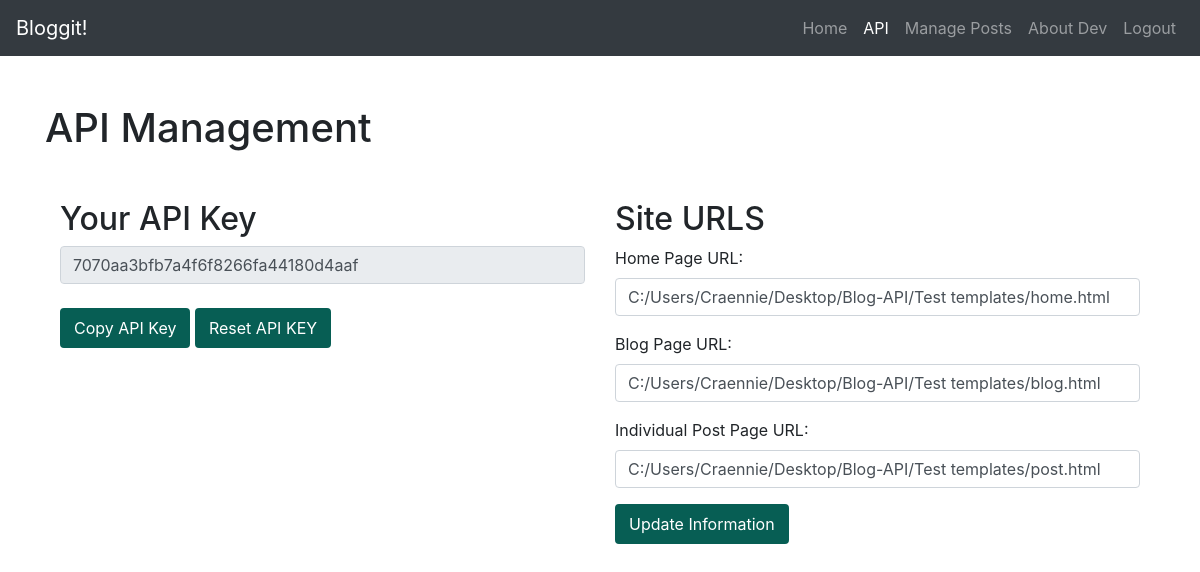
/dashboard/api (signed in), run on the app's committed database.
### userprofile/models.py (models this page shows, shortened)
class Token(models.Model):
    key = models.CharField(max_length=100, editable = False)
    user = models.ForeignKey(User, on_delete = models.CASCADE)
    created = models.DateTimeField(default = datetime.now(), editable=False)

### app/models.py (models this page shows, shortened)
class UserSites(models.Model):
    user = models.ForeignKey(User, on_delete=models.CASCADE)
    home_page = models.CharField(max_length = 100,  blank=True, null=True)
    blog_page = models.CharField(max_length = 100,  blank=True, null=True)
    individual_blog_post = models.CharField(max_length = 100,  blank=True, null=True)

### app/views.py (the view, shortened to what this page needs)
# urls.py: path("dashboard/api", login_required(ApiPageView.as_view())),
class ApiPageView(View):
    template_name = "api.html"
    def get(self, request, *args, **kwargs):
        token, create_token = Token.objects.get_or_create(user = request.user)
        try:
            user_sites = get_object_or_404(UserSites, user = request.user)
        except:
            user_sites = []
        if token:
            user_api_key = token.key
        elif token is None:
            user_api_key = create_token.key
        else:
            user_api_key = "Not Availabe for now!"
        context = {
            "api_key": user_api_key,
            "user_sites": user_sites
        }
        return render(request, self.template_name, context)

### templates/api.html (shortened to what this page needs)
{% load static %}
<!DOCTYPE html>
<html>
<head>
    <link rel="stylesheet" href="https://maxcdn.bootstrapcdn.com/bootstrap/4.5.2/css/bootstrap.min.css">
</head>
<body>
    {% include 'extensions/nav.html' %}
<div class="container mt-5">
    <h1>API Management</h1>
    <div class="container mt-5">
        <div class="row mt-4">
            <div class="col-md-6">
                <div class="row">
                    <div class="col-md-12">
                        <h2>Your API Key</h2>
                    </div>
                    <div class="col-md-12">
                        <input type="text" id="apiKey" class="form-control" value="{{ api_key }}" readonly><br>
                        <form action="" method="post">
                            <button class="btn btn-primary" id="copyApiKey">Copy API Key</button>
                            <button class="btn btn-primary" name="reset-api-key">Reset API KEY</button>
                        </form>
                    </div>
                </div>
            </div>
            <div class="col-md-6 site">
                <h2>Site URLS</h2>
                <form id="apiInfoForm" method="post">
                    <div class="form-group">
                        <label for="homePage">Home Page URL:</label>
                        <input type="text" class="form-control" id="homePage" name = "homePage" placeholder="Enter Home Page URL" value = "{{ user_sites.home_page }}">
                    </div>
                    <div class="form-group">
                        <label for="blogPage">Blog Page URL:</label>
                        <input type="text" class="form-control" id="blogPage" name = "blogPage" placeholder="Enter Blog Page URL" value = "{{ user_sites.blog_page }}">
                    </div>
                    <div class="form-group">
                        <label for="individualPostPage">Individual Post Page URL:</label>
                        <input type="text" class="form-control" id="individualPostPage" name="individualPostPage" placeholder="Enter Individual Post Page URL" value = "{{ user_sites.individual_blog_post }}">
                    </div>
                    <button type="submit" class="btn btn-primary" id="update-sites" name="update-sites">Update Information</button>
                </form>
            </div>
        </div>
    </div>
</div>
</body>
</html>

### templates/extensions/nav.html (shortened to what this page needs)
<nav class="navbar navbar-expand-lg navbar-dark bg-dark sticky-top">
    <a class="navbar-brand" href="/">Bloggit!</a>
    <div class="collapse navbar-collapse" id="navbarNav">
        <ul class="navbar-nav ml-auto">
            <li class="nav-item">
                <a class="nav-link" href="/">Home</a>
            </li>
            <li class="nav-item">
                <a class="nav-link" href="/dashboard/api">API</a>
            </li>
            <li class="nav-item">
                <a class="nav-link" href="/dashboard/admin">Manage Posts</a>
            </li>
            <li class="nav-item">
                <a class="nav-link" href="/aboutme">About Dev</a>
            </li>
            {% if request.user.is_authenticated %}
                <li class="nav-item">
                    <a class="nav-link" href="/accounts/logout">Logout</a>
                </li>
            {% else %}
            <li class="nav-item">
                <a class="nav-link" href="/accounts/login">Login</a>
            </li>
            {% endif %}
        </ul>
    </div>
</nav>

### templates/api.html (style rules this page uses)
.btn-primary { background-color: #075e54; border: 2px solid #075e54; }

### data on the page
Token: key "7070aa3bfb7a4f6f8266fa44180d4aaf"
UserSites: homePage "C:/Users/Craennie/Desktop/Blog-API/Test templates/home.html", blogPage "C:/Users/Craennie/Desktop/Blog-API/Test templates/blog.html", individualPostPage "C:/Users/Craennie/Desktop/Blog-API/Test templates/post.html"
